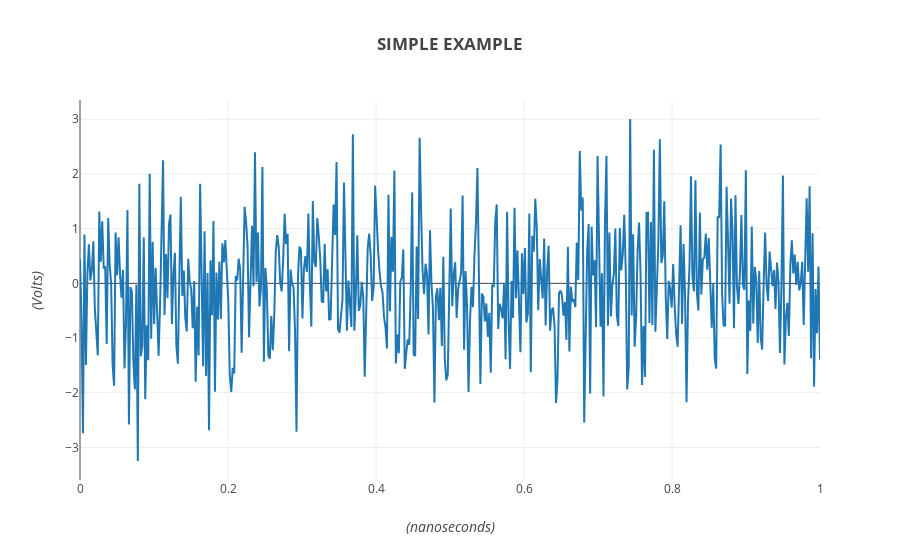

Notebook cell for this chart:
### Code cell
fig = go.Figure(data = data, layout = layout)
py.offline.iplot(fig)

### Figure 1 — Plotly figure (JSON) as saved in the notebook; plotly's stock layout.template omitted (floating-point values rounded to 4 significant figures; data arrays with more than 128 entries replaced by an {"elided": "..."} marker saying what was removed)
{"data": [{"type": "scatter", "x": {"elided": "500 float values"}, "y": {"elided": "500 float values"}}], "layout": {"title": "<b>SIMPLE EXAMPLE</b>", "xaxis": {"title": "<i>(nanoseconds)</i>"}, "yaxis": {"title": "<i>(Volts)</i>"}}}
